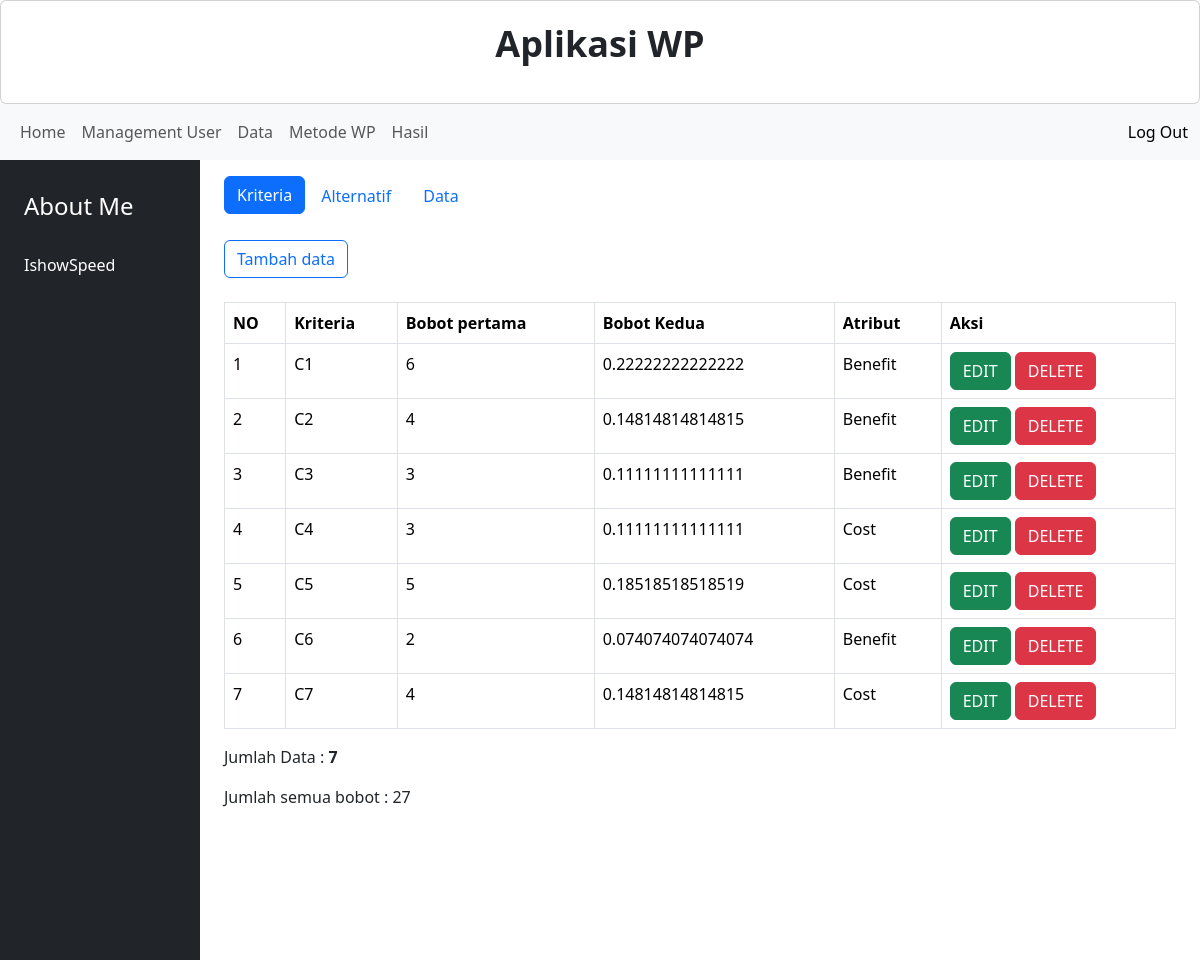
/index.php?page=kriteria (signed in), run on the app's committed database.
### tables this page shows
CREATE TABLE `kriteria` (
  `id` int(11) NOT NULL,
  `kriteria` varchar(50) NOT NULL,
  `bobot` varchar(5) NOT NULL,
  `atribut` tinyint(1) NOT NULL
);

### pages/kriteria.php (the view)
<ul class="nav nav-pills nav-justify">
    <li class="nav-item">
        <a class="btn btn-primary" aria-current="page" href="index.php?page=kriteria">Kriteria</a>
    </li>
    <li class="nav-item">
        <a class="nav-link" href="index.php?page=alternatif">Alternatif</a>
    </li>
    <li class="nav-item">
        <a class="nav-link" href="index.php?page=data">Data</a>
    </li>
</ul>
<br>
<a href="index.php?page=form_tambah_kriteria" class="btn btn-outline-primary">Tambah data</a><br><br>
<table class="table table-bordered">
    <thead>
        <tr>
            <th>NO</th>
            <th>Kriteria</th>
            <th>Bobot pertama</th>
            <th>Bobot Kedua</th>
            <th>Atribut</th>
            <th>Aksi</th>
        </tr>
    </thead>
    <tbody>
        <?php
            $no = 1;
            $sum = 0;
            $sqls = mysqli_query($db, "SELECT * FROM kriteria");
            while($b = mysqli_fetch_array($sqls)) {
                $sum = $sum + $b['bobot'];
            }
            $sql = mysqli_query($db, "SELECT * FROM kriteria");
            while($a = mysqli_fetch_array($sql)) { ?>
                <tr>
                    <td><?= $no++ ?></td>
                    <td><?= $a['kriteria'] ?></td>
                    <td><?= $a['bobot'] ?></td>
                    <td><?= $a['bobot'] / $sum ?></td>
                    <td><?= ($a['atribut'] == 0) ? "Benefit" : "Cost" ?></td>
                    <td>
                        <a href="index.php?page=form_edit_kriteria&id=<?= $a['id'] ?>" class="btn btn-success">EDIT</a>
                        <a href="index.php?page=delete_data_kriteria&id=<?= $a['id'] ?>" class="btn btn-danger">DELETE</a>
                    </td>
                </tr>
            <?php } ?>
    </tbody>
</table>
<p>Jumlah Data : <b><?= mysqli_num_rows($sql) ?></b> </p>
<p>Jumlah semua bobot : <?= $sum ?></p>

### data on the page
kriteria: kriteria "C1", bobot "6", $a['bobot']/$sum "0.22222222222222", atribut "Benefit"
kriteria: kriteria "C2", bobot "4", $a['bobot']/$sum "0.14814814814815", atribut "Benefit"
kriteria: kriteria "C3", bobot "3", $a['bobot']/$sum "0.11111111111111", atribut "Benefit"
kriteria: kriteria "C4", bobot "3", $a['bobot']/$sum "0.11111111111111", atribut "Cost"
kriteria: kriteria "C5", bobot "5", $a['bobot']/$sum "0.18518518518519", atribut "Cost"
kriteria: kriteria "C6", bobot "2", $a['bobot']/$sum "0.074074074074074", atribut "Benefit"
kriteria: kriteria "C7", bobot "4", $a['bobot']/$sum "0.14814814814815", atribut "Cost"

### other printed values
mysqli_num_rows($sql) "7"
$sum "27"
